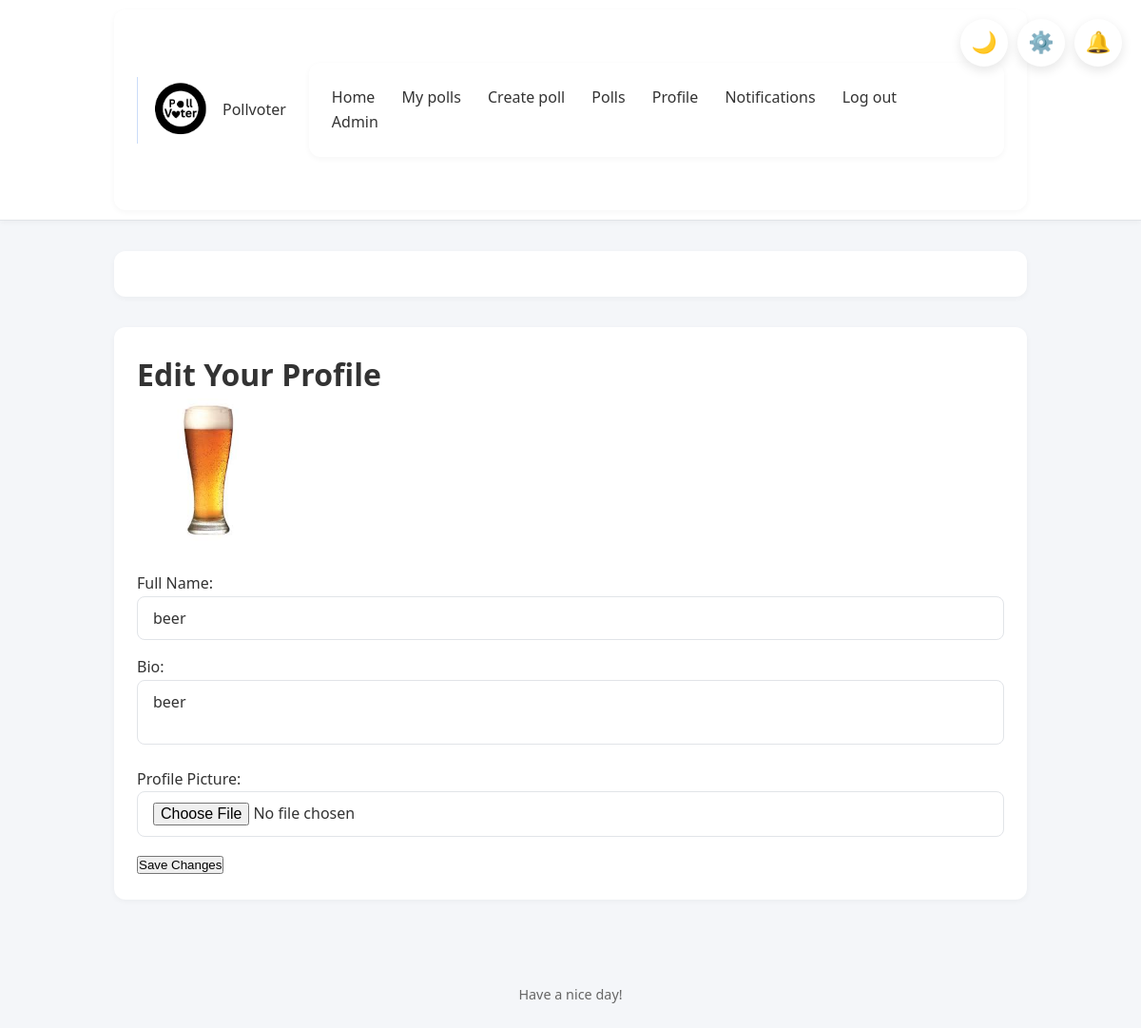
The page /edit_profile (signed in) on the database as committed earlier.
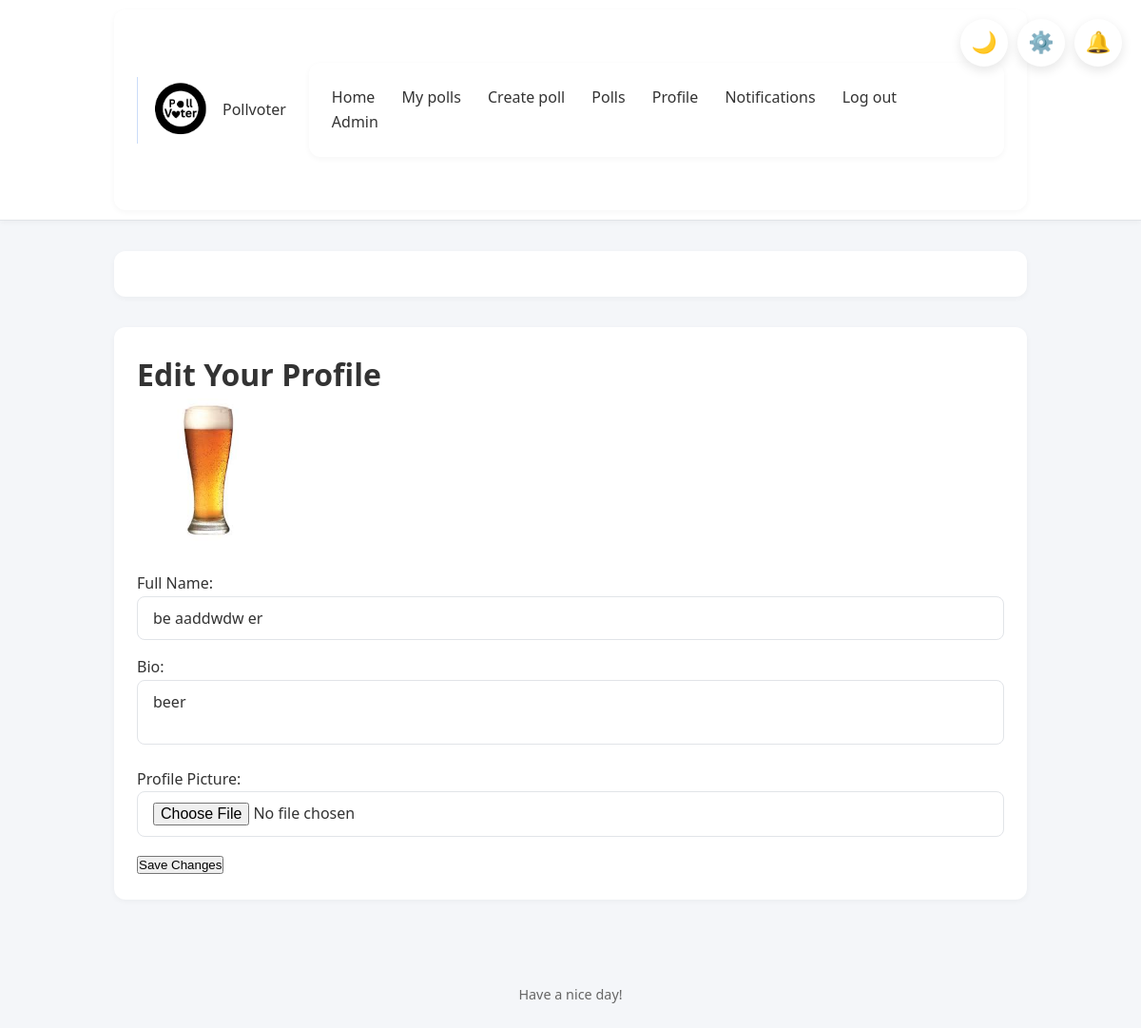
The same page on the database as committed later.
### app/models.py (models this page shows, shortened)
class User(UserMixin, db.Model):
    __tablename__ = "user"
    id = Column(Integer, primary_key=True)
    username = Column(String(20), unique=True, nullable = False)
    created_at = Column(DateTime, default=datetime.now)
    full_name = Column(String(20))
    bio = Column(String(100))
    pfp = Column(Text)
    password_hash = Column(Text)
    is_admin = Column(Boolean, default = False)
    polls = relationship("Poll", back_populates="author")
    votes = relationship("Vote", back_populates="user")
    comments = relationship("Comment", back_populates="author")
    def getpfp(self):
        if self.pfp:
            return f"/static/uploads/pfp/{self.pfp}"
        else:
            return f"/static/uploads/pfp/default.jpg"
    blocked = relationship(
        "User", secondary=blocklist,
        primaryjoin=(blocklist.c.blocker_id == id),
        secondaryjoin=(blocklist.c.blocked_id == id),
        backref=db.backref("blocked_by", lazy="dynamic"),
        lazy="dynamic"
    )
    followed = relationship(
        "User", secondary=followers,
        primaryjoin=(followers.c.follower_id == id),
        secondaryjoin=(followers.c.followed_id == id),
        backref=db.backref("followers", lazy="dynamic"),
        lazy="dynamic"
    )

### app/routes.py (the view, shortened to what this page needs)
@main.route('/edit_profile', methods = ["GET", "POST"])
@login_required
def edit_profile():
    return render_template("edit_profile.html")

### app/__init__.py (called while the page is built)
def create_app():
    app = Flask(__name__)
    app.config['SECRET_KEY'] = 'your_secret_key'
    app.config['SQLALCHEMY_DATABASE_URI'] = 'sqlite:///pollvoter.db'
    app.config['SQLALCHEMY_TRACK_MODIFICATIONS'] = False
    app.config["UPLOAD_FOLDER"] = "static/uploads"
    app.config["PFP_FOLDER"] =  "app/static/uploads/pfp"
    db.init_app(app)
    login_manager.init_app(app)
    migrate.init_app(app, db)
    app.register_blueprint(auth)
    app.register_blueprint(main)
    app.register_blueprint(polls)
    app.register_blueprint(admin)
    @login_manager.user_loader
    def load_user(userid):
        return User.query.get(int(userid))
    return app

### app/routes.py (called while the page is built)
@main.context_processor
def notifications_count():
    if current_user.is_authenticated:
        unreadcount = Notification.query.filter_by(recipient_id = current_user.id, is_read = False).count()
        return dict(unreadcount = unreadcount)
    return dict(unreadcount = 0)

### app/templates/edit_profile.html (shortened to what this page needs)
{% extends "base.html" %}
{% block content %}
<h1>Edit Your Profile</h1>
<img src="{{ current_user.getpfp() }}" alt="Current Profile Picture" width="150" height="150">
<form method="POST" enctype="multipart/form-data">
    <label>Full Name:</label>
    <input type="text" name="full_name" value="{{ current_user.full_name }}" maxlength="30"><br>
    <label>Bio:</label>
    <textarea name="bio" maxlength="80">{{ current_user.bio }}</textarea><br>
    <label>Profile Picture:</label>
    <input type="file" name="pfp"><br>
    <button type="submit">Save Changes</button>
</form>
{% endblock %}

Rows that differ between the two databases and show on the page:
changed User "beer": full_name "beer" → "be aaddwdw er"
